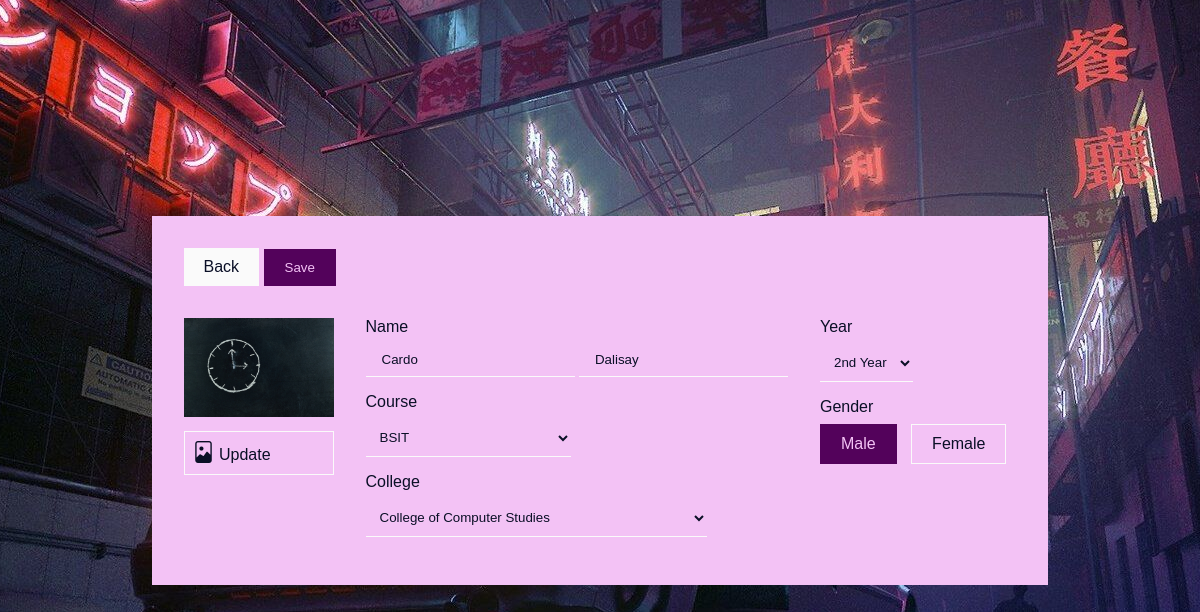
/studentEdit.php?id=3 (signed in), run on the app's committed database.
### tables this page shows
CREATE TABLE `student` (
  `id` int NOT NULL,
  `displayId` varchar(12) NOT NULL,
  `firstName` varchar(64) NOT NULL,
  `lastName` varchar(64) NOT NULL,
  `course` varchar(64) NOT NULL,
  `college` varchar(64) NOT NULL,
  `year` varchar(16) DEFAULT NULL,
  `gender` varchar(10) NOT NULL,
  `studentImg` varchar(128) NOT NULL
);

### studentEdit.php (the view, shortened to what this page needs)
<?php
include("server.php");
?>
<!DOCTYPE html>
<html lang="en">
<head>
    <link rel="stylesheet" href="https://cdn.jsdelivr.net/npm/bootstrap-icons@1.9.1/font/bootstrap-icons.css">
    <link href="assets/css/style.css" rel="stylesheet" />
</head>
<body>
    <main>
        <?php
            $id = $_GET['id'];
            $query = "SELECT * FROM student WHERE id = $id";
            $result = mysqli_query($db, $query);
            $row = mysqli_fetch_assoc($result);
        ?>
        <form method="post" action="" enctype="multipart/form-data">
            <a href="javascript:history.back()" class="back-btn">Back</a>
            <button type="submit" name="editStudent" class="submit-btn">Save</button>
            <div class="row">
                <div class="col-img">
                    <div class="img-container">
                        <img src="images/<?php echo $row['studentImg'] ?>" class="student-img">
                        <label class="file-upload">
                            <i class="bi bi-file-image"></i>
                            <span id="file-selected">Update</span>
                        </label>
                    </div>
                </div>
                <div class="col-center">
                    <label for="">Name</label>
                    <input type="text" name="firstName" placeholder="First Name" value="<?php echo $row['firstName'] ?>">
                    <input type="text" name="lastName" placeholder="Last Name"  value="<?php echo $row['lastName'] ?>">
                    <label for="course">Course</label>
                    <select name="course">
                        <?php
                        $selectedCourse = $row['course'];
                        $queryCourse = "SELECT * FROM course";
                        $result = mysqli_query($db, $queryCourse);
                        while ($rowCourse = mysqli_fetch_assoc($result)) {
                            $course = $rowCourse['courseCode'];
                            $selector = "null";
                            if ($course == $selectedCourse) {
                                $selector = "selected";
                            }
                            echo "<option value='$course' $selector>$course</option>";
                        }
                        ?>
                    </select>
                    <label for="college">College</label>
                    <select name="college">
                        <?php
                        $queryCollege = "SELECT * FROM college";
                        $result = mysqli_query($db, $queryCollege);
                        while ($rowCollege = mysqli_fetch_assoc($result)) {
                            $college = $rowCollege['collegeName'];
                            $selector = "null";
                            echo "<option value='$college' $selector>$college</option>";
                        }
                        ?>
                    </select>
                </div>
                <div class="col-right">
                    <label for="year">Year</label>
                    <select name="year">
                    <?php
                        $selectedYear = $row['year'];
                        $queryYear = "SELECT * FROM year";
                        $result = mysqli_query($db, $queryYear);
                        while ($rowYear = mysqli_fetch_assoc($result)) {
                            $year = $rowYear['year'];
                            $selector = "null";
                            if ($year == $selectedYear) {
                                $selector = "selected";
                            }
                            echo "<option value='$year' $selector>$year</option>";
                        }
                        ?>
                    </select>
                    <label for="gender">Gender</label>
                    <div class="radio-btns">
                        <label for="male">Male</label>
                        <label for="female">Female</label>
                    </div>
                </div>
            </div>
        </form>
    </main>
</body>
</html>

### style.css (style rules this page uses)
* { box-sizing: border-box; }
:root { --primary-color: #0A0F26; --off-color: #fafafa; --fade-color: rgba(223, 223, 223, 0.08); --base-color: #f3c2f5; --secondary-color: #53025b; }
* { font-family: 'Rubik', sans-serif; font-weight: 400; color: var(--primary-color); }
a { text-decoration: none; position: relative; }
body { background-image: url('../img/bg.jpg'); background-repeat: no-repeat; background-attachment: fixed; background-position: center; height: 100vh; margin: 0; overflow: hidden; display: flex; align-items: center; justify-content: center; }
main { background-color: var(--base-color); padding: 2rem; }
.back-btn { background-color: var(--off-color); color: var(--primary-color); display: inline-block; width: fit-content; padding: 10px 20px; margin-bottom: 1rem; transition: 300ms; }
.img-container { width: fit-content; }
.img-container img { width: 150px; }
label { display: block; margin-bottom: 0.5rem; }
.file-upload { border: 1px solid var(--off-color); width: 150px; overflow: hidden; cursor: pointer; padding: 0.5rem; margin-top: 10px; }
.file-upload i { font-size: 22px; }
select { background-color: transparent; display: block; height: fit-content; padding: 10px; outline: 0; border: 0; border-bottom: 1px solid var(--off-color); cursor: pointer; }
select option { text-transform: uppercase; }
input, select { margin-bottom: 1rem; }
input[type="text"] { height: 2rem; width: fit-content; padding: 1rem; outline: 0; border: 0; border-bottom: 1px solid var(--off-color); background-color: transparent; }
.radio-btns label { border: 1px solid var(--off-color); padding: 10px 20px; margin-right: 10px; display: inline-block; cursor: pointer; }
.radio-btns input[type="radio"]:checked+label { color: var(--base-color); border: 1px solid var(--secondary-color); background-color: var(--secondary-color); }
.submit-btn { background-color: var(--secondary-color); color: var(--base-color); display: inline-block; width: fit-content; cursor: pointer; border: 1px solid var(--secondary-color); padding: 10px 20px; margin-bottom: 1rem; transition: 300ms; }
.row { display: flex; margin: auto; margin-top: 1rem; }
.col-img, .col-center { margin-right: 2rem; }

### data on the page
student: studentImg (picture), firstName "Cardo", lastName "Dalisay"

### other printed values
form field course "BSIT"
form field college "College of Computer Studies"
form field year "2nd Year"
